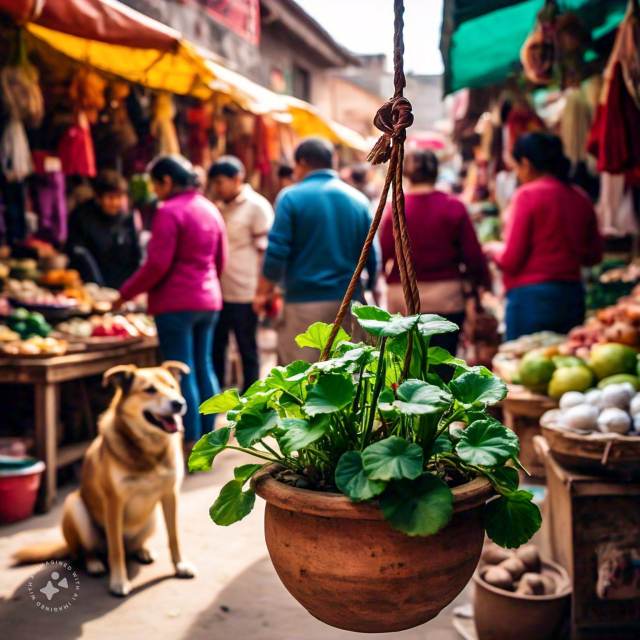
#> input picture inputs/40.jpeg, 1280 x 1280 px, found by its file name (shown at 1/2 size)
$ jupyter execute --allow-errors Demo.ipynb
#> lines starting #> are read from the running program, lines starting #| are printed output that depends on the picture
## Visualize Input Image and the Prompt

[cell 1]
from PIL import Image
import matplotlib.pyplot as plt
import numpy as np
from IPython.display import display, HTML

img = Image.open("40.jpeg")
#> img is the input picture: PIL image 1280x1280 RGB; mean R, G, B 112.5, 87.8, 72.9
prompt_text2 = "Input Image:"
html_text2 = f"<div style='font-size: 18px;'>{prompt_text2}</div>"
display(HTML(html_text2))
plt.imshow(np.array(img))
#> (this line was passed over: IPython is not available in this run)
plt.axis('on')
#> (this line was passed over: IPython is not available in this run)
plt.show()
print("\n")
input_prompt = "40.txt"

#> (the rest of this cell did not finish here and is left out)

## Generate Subtask Tree for the Task

[cell 2]
from subtask_tree import generate_subtask_tree
import json

# Set your OpenAI API key. Ensure you have access to api for the openAI o1 model
llm_api_key = "your_openai_api_key_here"

# Generate the subtask tree by calling the function.
#> (the rest of this cell did not finish here and is left out)

### Visualize Subtask Tree as a graph image

[cell 3]
import json
import networkx as nx
import plotly.graph_objects as go
import plotly.express as px

# [88 lines left out: function visualize_json_tree, not called in this run]

#> (the rest of this cell did not finish here and is left out)

[cell 4]
#Fallback visualization of the subtask tree
from IPython.display import display
from PIL import Image
subtask_tree_image = Image.open("/content/newplot.png")
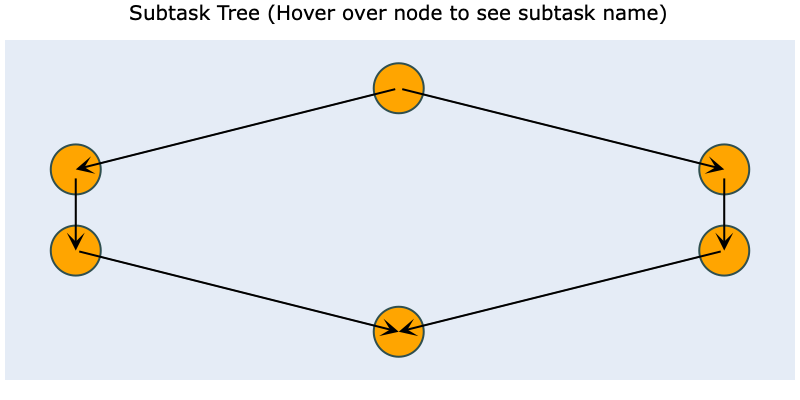
#> input picture newplot.png, 800 x 400 px, found by its file name
#> subtask_tree_image is the input picture: PIL image 800x400 RGBA; mean R, G, B, A 228.6, 231.5, 234.3, 255
display(subtask_tree_image)

## Generate Tool Subgraph from the Subtask Tree

[cell 5]
import json
import networkx as nx
from tool_subgraph import build_tool_subgraph_from_subtask_tree, visualize_and_save_graph_with_arrows
import matplotlib.pyplot as plt

# Load the subtask tree from Tree.json
#> (the rest of this cell did not finish here and is left out)

### Visualize Tool Subgraph

[cell 6]
import networkx as nx
import plotly.graph_objects as go

# [91 lines left out: function visualize_tool_subgraph, not called in this run]

#> (the rest of this cell did not finish here and is left out)

[cell 7]
#Fallback visualization of the Tool Subgraph
tool_subgraph_image = Image.open("/content/newplot-2.png")
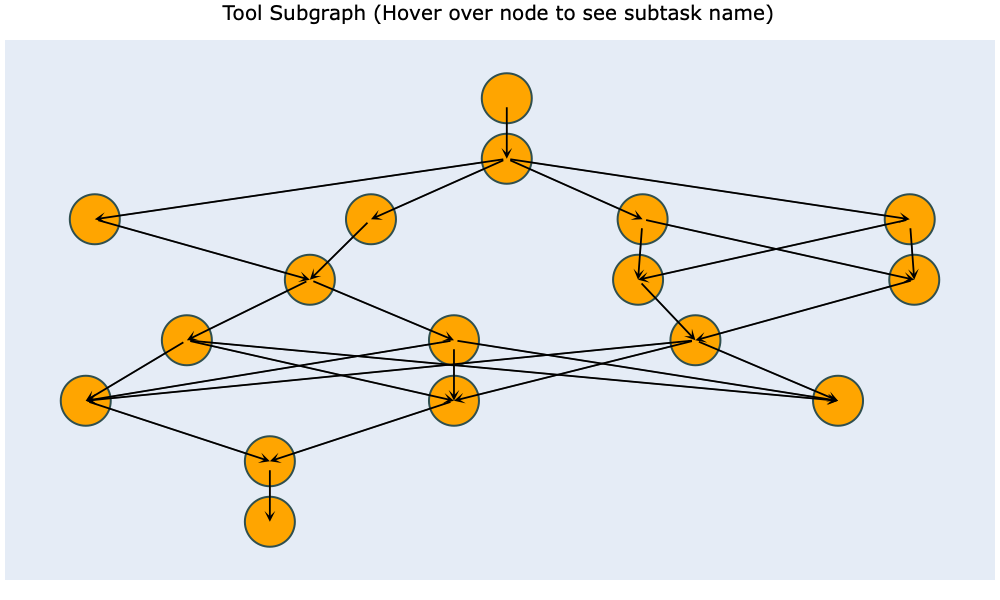
#> input picture newplot-2.png, 1000 x 600 px, found by its file name
#> tool_subgraph_image is the input picture: PIL image 1000x600 RGBA; mean R, G, B, A 226.1, 227.8, 228.2, 255
display(tool_subgraph_image)
